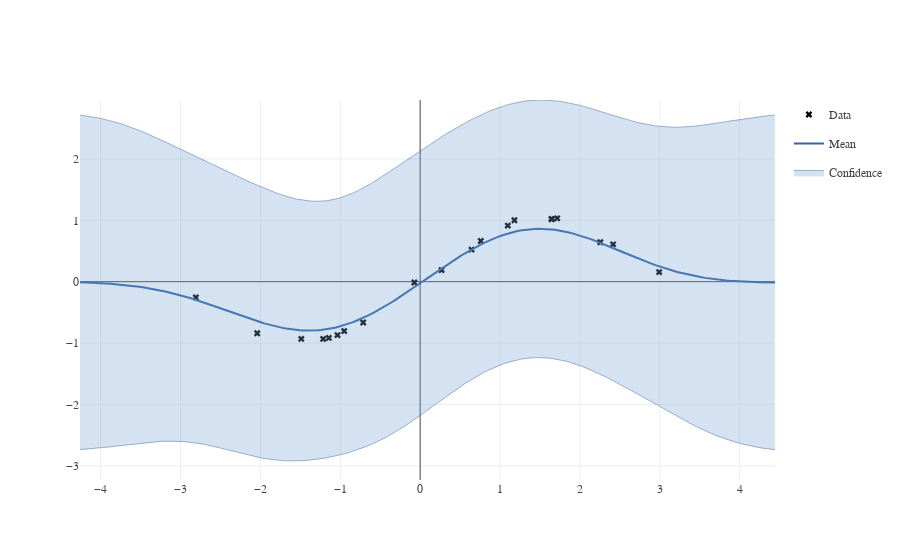

Write notebook code for a chart like this one.
### Code cell
fig = m.plot()
GPy.plotting.show(fig, filename='basic_gp_regression_notebook')

### Figure 1 — Plotly figure (JSON) as saved in the notebook; plotly's stock layout.template omitted (floating-point values rounded to 4 significant figures; data arrays with more than 128 entries replaced by an {"elided": "..."} marker saying what was removed)
{"data": [{"marker": {"color": "black", "symbol": "x"}, "mode": "markers", "name": "Data", "showlegend": true, "type": "scatter", "uid": "55d8bf8f-2498-4548-978d-391364259752", "x": [1.097, -0.9508, 1.649, -1.488, -1.143, 2.992, -1.214, 1.18, 1.643, 0.759, -1.035, 2.415, -2.808, -2.04, 2.255, -0.07219, 0.2678, -0.7129, 1.715, 0.6437], "xaxis": "x", "y": [0.9144, -0.8042, 1.022, -0.9325, -0.9168, 0.1564, -0.9332, 1.002, 1.021, 0.6632, -0.8707, 0.6091, -0.2558, -0.8401, 0.6429, -0.01299, 0.1903, -0.665, 1.033, 0.5225], "yaxis": "y"}, {"line": {"color": "#3465a4", "width": 2}, "mode": "lines", "name": "Mean", "showlegend": true, "type": "scatter", "uid": "608b1500-5243-4159-93d4-605446fb5419", "x": {"elided": "200 float values"}, "xaxis": "x", "y": {"elided": "200 float values"}, "yaxis": "y"}, {"fillcolor": "rgba(114, 159, 207, 0.3)", "legendgroup": "Confidence_fill_(1,1)", "line": {"color": "#204a87", "width": 0.4}, "mode": "lines", "name": "Confidence", "opacity": 0.3, "showlegend": false, "type": "scatter", "uid": "dc3fe8fa-eab9-4ce9-8b32-8f9f13bf7194", "x": {"elided": "200 float values"}, "xaxis": "x", "y": {"elided": "200 float values"}, "yaxis": "y"}, {"fill": "tonextx", "fillcolor": "rgba(114, 159, 207, 0.3)", "legendgroup": "Confidence_fill_(1,1)", "line": {"color": "#204a87", "width": 0.4}, "mode": "lines", "name": "Confidence", "opacity": 0.3, "showlegend": true, "type": "scatter", "uid": "4f30f644-7969-42e0-bdf2-89c032ef9745", "x": {"elided": "200 float values"}, "xaxis": "x", "y": {"elided": "200 float values"}, "yaxis": "y"}], "layout": {"font": {"family": "Raleway, sans-serif"}, "showlegend": true, "xaxis": {"anchor": "y", "domain": [0, 1]}, "yaxis": {"anchor": "x", "domain": [0, 1]}}}
